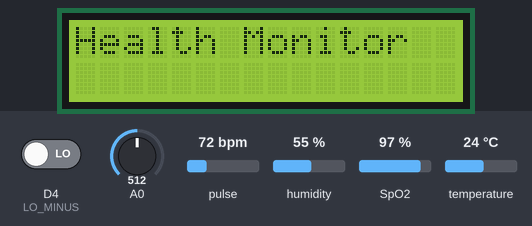
Recording of a sketch running on a simulated ESP8266 (NodeMCU). On the bench: 16×2 character LCD. Inputs (shaded band) come from the test bench; at power-on: D4 (LO_MINUS) LOW, A0 = 512, pulse 72 bpm, SpO2 97 %, humidity 55 %, temperature 24 °C. WiFi joins after 1.5 s; servers stay silent unless stated; what the sketch prints to the serial monitor is not drawn.

Above: at 1.9 s.
At 5.0 s:
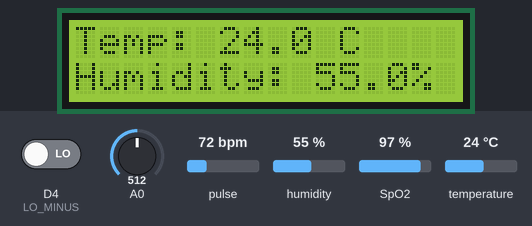
5.1 s: D4 (LO_MINUS) driven HIGH
At 6.7 s:
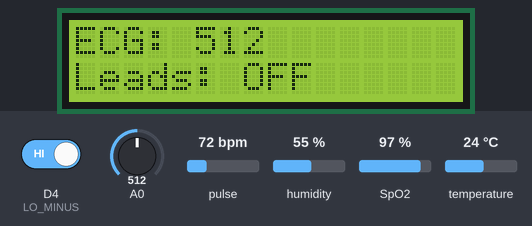
At 7.7 s:
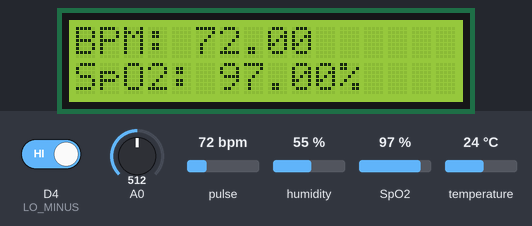
Timing chart, 0 to 7.8 s (numbered marks = the images above; inputs shaded):
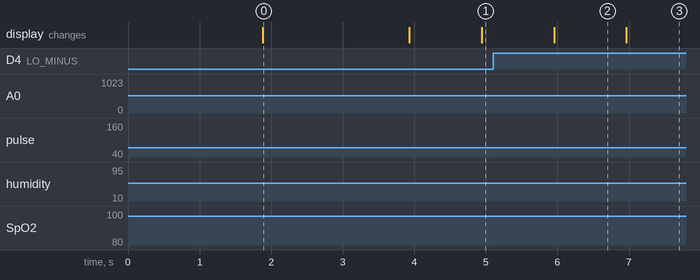

Measured:
- after the input at 5.1 s, the display: changes after 0.86 s (image 2)
- what the display in image 0 shows lasts 2.0 s, from 1.9 s to 3.9 s
- what the display in image 2 shows lasts 1.0 s, from 6.0 s to 7.0 s

The sketch:

health-monitor.ino
```cpp
#define BLYNK_TEMPLATE_ID "YOUR_BLYNK_TEMPLATE_ID"
#define BLYNK_TEMPLATE_NAME "Health Monitoring"
#define BLYNK_AUTH_TOKEN "YOUR_BLYNK_AUTH_TOKEN"

#define BLYNK_PRINT Serial
#include <ESP8266WiFi.h>
#include <BlynkSimpleEsp8266.h>
#include <Wire.h>
#include <LiquidCrystal_PCF8574.h>
#include "MAX30100_PulseOximeter.h"
#include "DHT.h"

char auth[] = BLYNK_AUTH_TOKEN;
char ssid[] = "YOUR_WIFI_NAME";
char pass[] = "YOUR_WIFI_PASSWORD";

BlynkTimer timer;

// Constants
#define DHT_PIN D7       // Pin for DHT11 sensor
#define DHT_TYPE DHT11   // Specify DHT type
#define REPORTING_PERIOD_MS 1000

// LCD Setup
LiquidCrystal_PCF8574 lcd(0x27);

// Pulse Oximeter Setup
PulseOximeter pox;
uint32_t tsLastReport = 0;

// DHT11 Sensor Setup
DHT dht(DHT_PIN, DHT_TYPE);

// Pins for leads-off detection
#define LO_PLUS D3
#define LO_MINUS D4

// ECG buffer setup
int ecgBuffer[16] = {0}; // Buffer for ECG data
int bufferIndex = 0;      // Index for buffer
bool ecgUpdated = false;  // Flag to indicate new ECG data

// Callback for beat detection
void onBeatDetected() {
  Serial.println("Beat Detected!");
}

void setupWiFi() {
  // Connect to Wi-Fi
  Serial.print("Connecting to WiFi...");
  WiFi.begin(ssid, pass);
  while (WiFi.status() != WL_CONNECTED) {
    delay(500);
    Serial.print(".");
  }
  Serial.println("Connected to WiFi");
}

void setupBlynk() {
  // Connect to Blynk
  Serial.print("Connecting to Blynk...");
  Blynk.begin(auth, ssid, pass);
  while (!Blynk.connected()) {
    delay(500);
    Serial.print(".");
  }
  Serial.println("Connected to Blynk");
}

void setupLCD() {
  lcd.begin(16, 2);
  lcd.setBacklight(255); // Set maximum brightness
  lcd.setCursor(0, 0);
  lcd.print("Health Monitor");
  delay(2000);
  lcd.clear();
}

void setupSensors() {
  // Initialize Pulse Oximeter
  if (!pox.begin()) {
    Serial.println("Pulse Oximeter Init FAILED");
    while (1); // Halt if sensor fails
  } else {
    Serial.println("Pulse Oximeter Init SUCCESS");
  }
  pox.setIRLedCurrent(MAX30100_LED_CURR_7_6MA);
  pox.setOnBeatDetectedCallback(onBeatDetected);

  // Initialize leads-off detection pins
  pinMode(LO_PLUS, INPUT);
  pinMode(LO_MINUS, INPUT);

  // Initialize DHT11 sensor
  dht.begin();
}

void displayHealthData(float heartRate, float spO2, float temperature, float humidity, int ecgValue) {
  static int displayPage = 0;

  lcd.clear();
  if (displayPage == 0) {
    // Display Heart Rate and SpO2
    lcd.setCursor(0, 0);
    lcd.print("BPM: ");
    lcd.print(heartRate);
    lcd.setCursor(0, 1);
    lcd.print("SpO2: ");
    lcd.print(spO2);
    lcd.print("%");
  } else if (displayPage == 1) {
    // Display Temperature and Humidity
    lcd.setCursor(0, 0);
    lcd.print("Temp: ");
    lcd.print(temperature, 1);
    lcd.print(" C");
    lcd.setCursor(0, 1);
    lcd.print("Humidity: ");
    lcd.print(humidity, 1);
    lcd.print("%");
  } else if (displayPage == 2) {
    // Display ECG Value
    lcd.setCursor(0, 0);
    lcd.print("ECG: ");
    lcd.print(ecgValue);
    lcd.setCursor(0, 1);
    lcd.print("Leads: ");
    lcd.print((digitalRead(LO_PLUS) || digitalRead(LO_MINUS)) ? "OFF" : "ON");
  }

  // Cycle through pages
  displayPage = (displayPage + 1) % 3;
}

void updateECGData() {
  // Read ECG data from A0
  int ecgValue = analogRead(A0);
  int ecgHeight = map(ecgValue, 0, 1023, 0, 15);

  // Update the buffer with new ECG value
  ecgBuffer[bufferIndex] = ecgHeight;
  bufferIndex = (bufferIndex + 1) % 16;  // Circular buffer to keep the last 16 samples

  ecgUpdated = true;
  // Serial Monitor Output for raw ECG data
  Serial.print("ECG Value: ");
  Serial.println(ecgValue);

  // Send ECG data to Blynk
  Blynk.virtualWrite(V4, ecgValue);
}

void leadsOffDetection() {
  if ((digitalRead(LO_PLUS) == 1) || (digitalRead(LO_MINUS) == 1)) {
    Serial.println("Leads Off Detected!");
  }
}

void loop() {
  // Check if Wi-Fi and Blynk are connected before starting sensor operations
  if (WiFi.status() == WL_CONNECTED && Blynk.connected()) {
    // Update Pulse Oximeter Data
    pox.update();
    float heartRate = pox.getHeartRate();
    float spO2 = pox.getSpO2();

    // Get Temperature and Humidity from DHT11
    float temperature = dht.readTemperature();
    float humidity = dht.readHumidity();

    // Periodic Update
    if (millis() - tsLastReport > REPORTING_PERIOD_MS) {
      tsLastReport = millis();
      int ecgValue = analogRead(A0); // Get current ECG value
      displayHealthData(heartRate, spO2, temperature, humidity, ecgValue);

      ecgUpdated = false;  // Reset the flag after updating the ECG
    }

    // Update ECG Data
    updateECGData();
    leadsOffDetection();

    Blynk.run(); // Handle Blynk communication
    timer.run(); // Timer for other scheduled tasks
  } else {
    // If not connected, try to reconnect
    if (WiFi.status() != WL_CONNECTED) {
      Serial.println("WiFi disconnected, reconnecting...");
      setupWiFi();
    }
    if (!Blynk.connected()) {
      Serial.println("Blynk disconnected, reconnecting...");
      setupBlynk();
    }
  }
}

void setup() {
  // Start Serial and initialize components
  Serial.begin(115200);

  // Setup Wi-Fi and Blynk after successful connection
  setupWiFi();
  setupBlynk();
  setupLCD();
  setupSensors();
}
```
